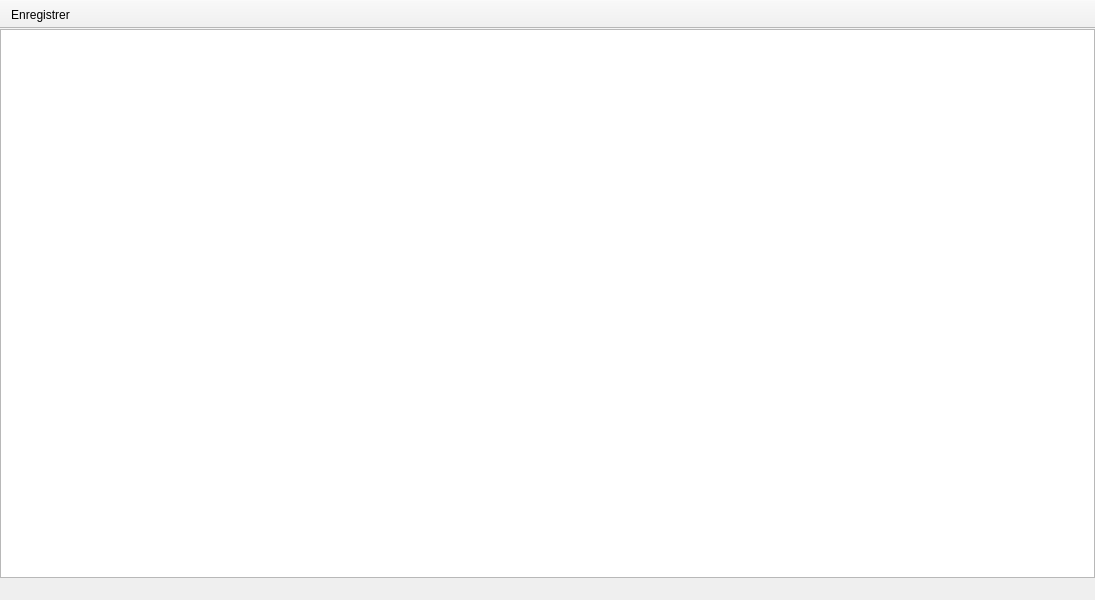
<?xml version="1.0" encoding="UTF-8"?>
<ui version="4.0">
 <class>Afficher</class>
 <widget class="QMainWindow" name="Afficher">
  <property name="geometry">
   <rect>
    <x>0</x>
    <y>0</y>
    <width>1095</width>
    <height>600</height>
   </rect>
  </property>
  <property name="windowTitle">
   <string/>
  </property>
  <widget class="QWidget" name="centralwidget">
   <widget class="QTextEdit" name="fichier">
    <property name="geometry">
     <rect>
      <x>0</x>
      <y>0</y>
      <width>1095</width>
      <height>549</height>
     </rect>
    </property>
    <property name="font">
     <font>
      <family>Courier New</family>
      <pointsize>9</pointsize>
     </font>
    </property>
    <property name="lineWrapMode">
     <enum>QTextEdit::NoWrap</enum>
    </property>
    <property name="readOnly">
     <bool>true</bool>
    </property>
   </widget>
  </widget>
  <widget class="QToolBar" name="barreOutils">
   <property name="windowTitle">
    <string>toolBar</string>
   </property>
   <property name="movable">
    <bool>false</bool>
   </property>
   <property name="toolButtonStyle">
    <enum>Qt::ToolButtonTextUnderIcon</enum>
   </property>
   <property name="floatable">
    <bool>false</bool>
   </property>
   <attribute name="toolBarArea">
    <enum>TopToolBarArea</enum>
   </attribute>
   <attribute name="toolBarBreak">
    <bool>false</bool>
   </attribute>
   <addaction name="actionEnregistrer"/>
  </widget>
  <action name="actionEnregistrer">
   <property name="icon">
    <iconset resource="resources.qrc">
     <normaloff>:/resources/save.png</normaloff>:/resources/save.png</iconset>
   </property>
   <property name="text">
    <string>Enregistrer</string>
   </property>
   <property name="toolTip">
    <string>Enregistrer</string>
   </property>
   <property name="shortcut">
    <string notr="true">Ctrl+S</string>
   </property>
  </action>
 </widget>
 <resources>
  <include location="resources.qrc"/>
 </resources>
 <connections/>
</ui>
